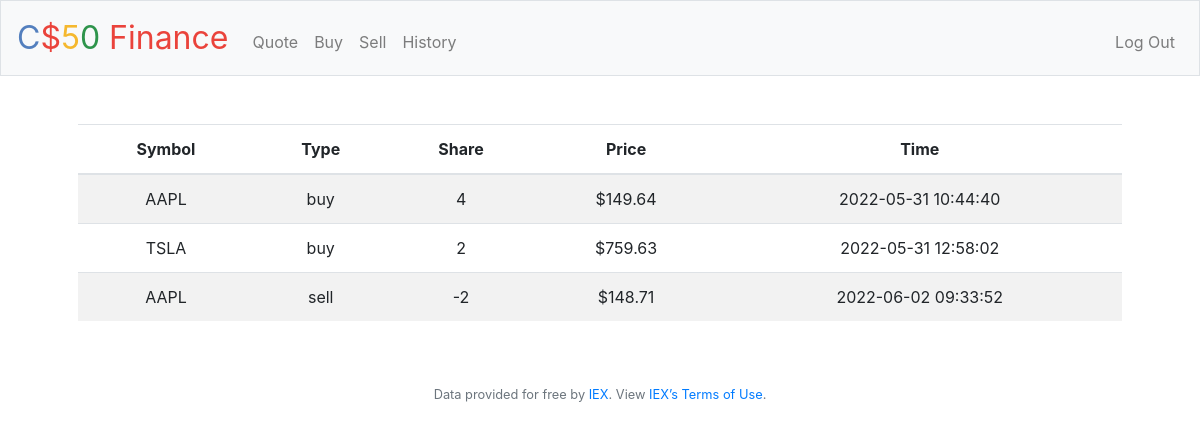
Screenshot of /history (signed in) with the database file from the repository.
### tables this page shows
CREATE TABLE transactions( id INTEGER PRIMARY KEY AUTOINCREMENT, user_id INTEGER NOT NULL,name TEXT NOT NULL,share INTEGER NOT NULL,price NUMERIC NOT NULL,type TEXT NOT NULL,symbol TEXT NOT NULL,time TIMESTAMP DEFAULT CURRENT_TIMESTAMP,FOREIGN KEY(user_id) REFERENCES users(id));

### application.py (the view)
@app.route("/history")
@login_required
def history():
    user_id=session["user_id"]
    transactions=db.execute("SELECT type,symbol,price,share,time FROM transactions WHERE user_id=?",user_id)
    return render_template("history.html",transactions=transactions,usd=usd)

### application.py (called while the page is built)
@app.after_request
def after_request(response):
    response.headers["Cache-Control"] = "no-cache, no-store, must-revalidate"
    response.headers["Expires"] = 0
    response.headers["Pragma"] = "no-cache"
    return response

### helpers.py (called while the page is built)
def login_required(f):
    @wraps(f)
    def decorated_function(*args, **kwargs):
        if session.get("user_id") is None:
            return redirect("/login")
        return f(*args, **kwargs)
    return decorated_function

def usd(value):
    return f"${value:,.2f}"

### templates/history.html (shortened to what this page needs)
{% extends "layout.html" %}
{% block main %}
    <table class="table table-striped">
        <thead>
            <tr>
                <th>Symbol</th>
                <th>Type</th>
                <th>Share</th>
                <th>Price</th>
                <th>Time</th>
            </tr>
        </thead>
        <tbody>
            {%for transaction in transactions%}
            <tr>
                <td>{{ transaction["symbol"].upper() }}</td>
                <td>{{ transaction["type"] }}</td>
                <td>{{ transaction["share"] }}</td>
                <td>{{ usd(transaction["price"]) }}</td>
                <td>{{ transaction["time"] }}</td>
            </tr>
            {%endfor%}
        </tbody>
    </table>
{% endblock %}

### rows the page displays
transactions: price "$149.64"
transactions: price "$759.63"
transactions: price "$148.71"
